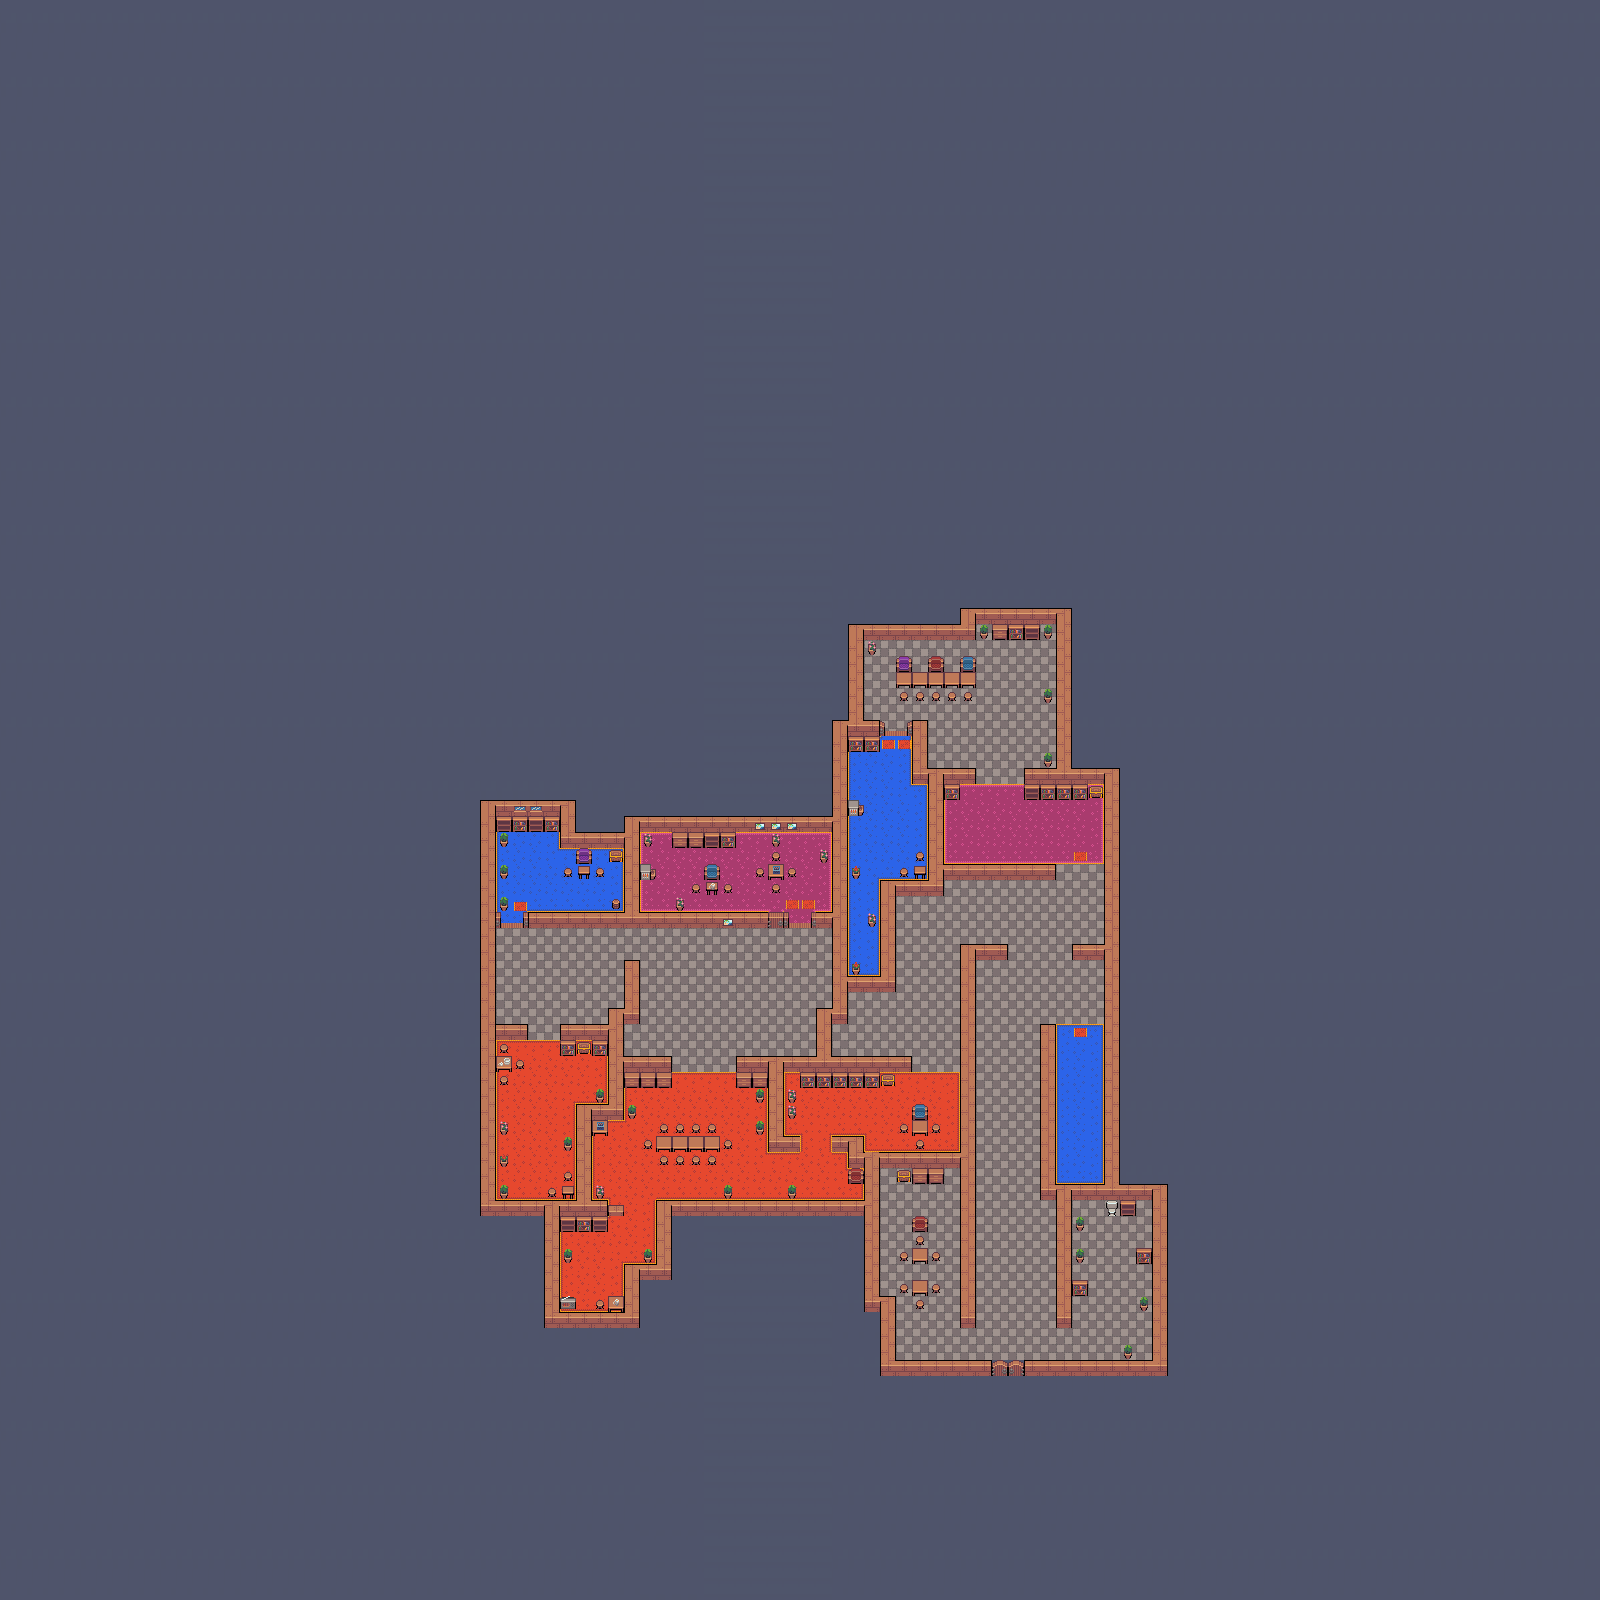

Tiled map render using the project's own tile images. Description and the map definition, with tile-layer contents summarised, below:
An orthogonal 100x100 tile map with 16x16 px tiles, 5 tile layers (Hintergrund, Wände, Boden, Möbel, ...), 3 tilesets.

<map version="1.2" tiledversion="1.3.4" orientation="orthogonal" renderorder="right-down" width="100" height="100" tilewidth="16" tileheight="16" infinite="0" nextlayerid="7" nextobjectid="1">
 <tileset firstgid="1" source="BigSet.tsx" />
 <tileset firstgid="217" source="Scharz.tsx" />
 <tileset firstgid="6169" source="Background.tsx" />
 <layer id="4" name="Hintergrund" width="100" height="100">
  <data>[10000 cells, 10000 non-empty, 8 distinct tile ids]</data>
 </layer>
 <layer id="1" name="Wände" width="100" height="100">
  <data>[10000 cells, 277 non-empty, 23 distinct tile ids]</data>
 </layer>
 <layer id="2" name="Boden" width="100" height="100">
  <data>[10000 cells, 1217 non-empty, 59 distinct tile ids]</data>
 </layer>
 <layer id="5" name="Möbel" width="100" height="100">
  <data>[10000 cells, 141 non-empty, 22 distinct tile ids]</data>
 </layer>
 <layer id="6" name="Kachelebene 5" width="100" height="100">
  <data>[10000 cells, 31 non-empty, 10 distinct tile ids]</data>
 </layer>
</map>
